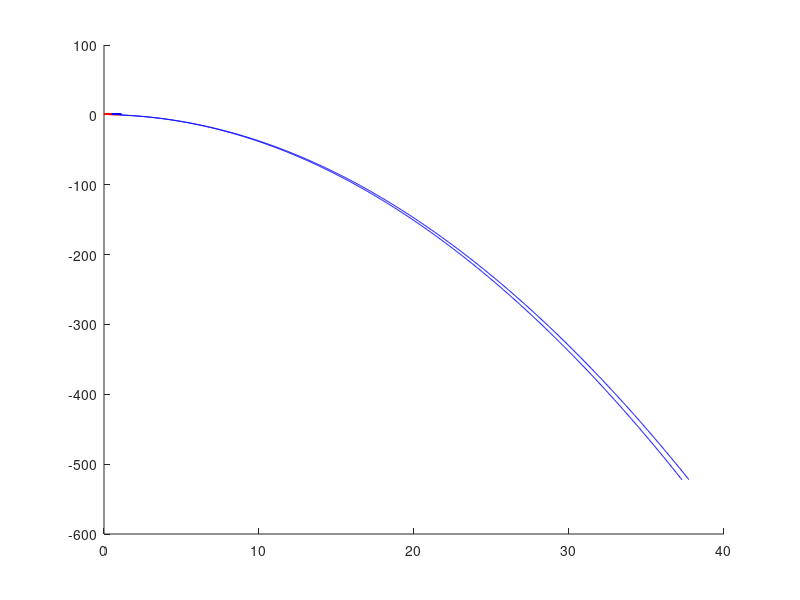
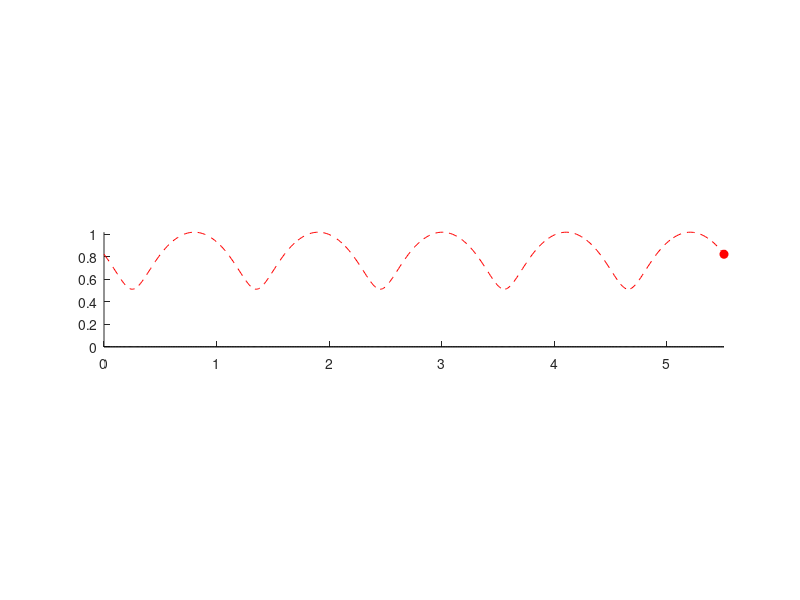
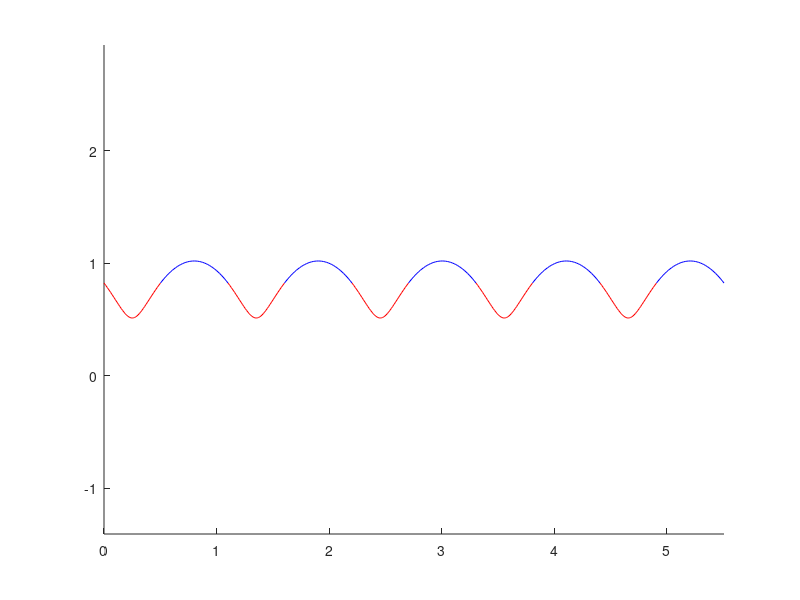

Recreate these plots in MATLAB, in order.
function hop()
    g=9.8;    m=72.5748; L0=.86;
    k=16*72*10*21.5;
    
    vx = 1.5;
    
    N = 1000;      % Number of Samples
    tSim = 10;     % Max Sim time
    
    tdPos = [];
    tdAng = pi/6;
    
    tStanceDes = .35*.45; % .35s estimated from paper
    tFlightDes = .35*.55;
    %tStanceDes = 0.2633;
    %tFlightDes = 0.2633/.45*.55;
    
    % for 3.5 m/s
    %tStanceDes=.225;
    %tFlightDes=.225/.64*(1-.64);
    
    % for 2.6 m/s
    tStanceDes=.4;
    tFlightDes=.4;
    
    
    figure(1)
    clf;
    hold on;
    global zs foots
    
    function dz = flightDynamics(t,z)
       dz = z;
       x = z(1); xdot = z(2);
       y = z(3); ydot = z(4);
       dz(1) = xdot;
       dz(2) = 0;
       
       dz(3) = ydot;
       dz(4) = -g;
    end
    function [value isterminal direction] = flightEvents(t,z)
       value = z(3)-L0*cos(tdAng);
       isterminal = 1;	direction = -1;
    end
    function dz  = stanceDynamics(t,z)
       dz = z;
       x = z(1); xdot = z(2);
       y = z(3); ydot = z(4);
       
       len = norm([x-tdPos(1) y]);
       dz(1) = xdot;
       dz(2) = 1/m * ( k * (L0 - len) * (x-tdPos(1)) / len);
       
       dz(3) = ydot;
       dz(4) = -g + 1/m * ( k * (L0 - len) * y / len);
    end
    function [value isterminal direction] = stanceEvents(t,z)
       x = z(1); xdot = z(2);
       y = z(3); ydot = z(4);
       
       len = norm([x-tdPos(1) y]);
       value = len-L0;
       isterminal = 1;	direction = +1;
    end

    function [t_out z_out foot_out tf zf en loTime] = simulatePeriod(t0,params,x0)
        flightOptions = odeset('Events',@flightEvents,'AbsTol',1e-9,'RelTol',1e-9);
        stanceOptions = odeset('Events',@stanceEvents,'AbsTol',1e-9,'RelTol',1e-9); 
        
        xorig = 0;
        if nargin==3
            xorig = x0;
        end
        

        z0 = [xorig vx L0*cos(params(1)) params(2)];  
        k = params(3);
        tdAng = params(1);
        
        
        en = [];
        tspan = linspace(t0,t0+tSim,N);
        tdPos = [z0(1)+z0(3)*tan(tdAng) 0];
        %tdPos = [z0(1)+L0*sin(tdAng) z0(3)-L0*cos(tdAng)];
        
        % Simulation Stance
        [t z tf zf] = ode45(@stanceDynamics,tspan,z0,stanceOptions);
        leg = z(:,[1 3]) - ones(length(t),1)*tdPos;
        
        if nargout == 7
            loTime = tf;
        end
                    
        vel = z(:,[2 4]);
        en = m*g*z(:,3) + 1/2 * k * (sqrt(sum(leg.^2,2))-L0).^2 + 1/2*m*sum(vel.^2,2);
        foot = ones(length(z(:,1)),1)*tdPos;
        
        plot(z(:,1),z(:,3),'r');
        %plot(z(:,1),sqrt(L0^2-(z(:,1)-tdPos(1)).^2),'k--')
        
        z_out = z;
        t_out = t;
        foot_out = foot;
        
        if length(tf) == 0
            'break after stance'
            return;
        end
        
        tspan = linspace(tf,tf+tSim,N);
        [t z tf zf] = ode45(@flightDynamics,tspan,zf,flightOptions);
        foot = [z(:,1)+L0*sin(tdAng) z(:,3)-L0*cos(tdAng)];
        
        vel = z(:,[2 4]);
        en2 = m*g*z(:,3) + 1/2*m*(z(:,2).^2 + z(:,4).^2);
        en = [en ; en2];
        
        plot(z(:,1),z(:,3),'b');
        %plot([z(1,1) z(end,1)],[L0*cos(tdAng) L0*cos(tdAng)],'k--')
        
        t_out = [t_out ; t];
        z_out = [z_out ; z];
        foot_out = [ foot_out ; foot]; 
    end
    function output = periodResidual(params)
        [t z foot tf zf en loTime] = simulatePeriod(0,params);
        output = [0 0 0 0];
        if length(tf)==0
            output(1) = vx - z(end,2);
            output(2) = params(2) - z(end,4);
            output(3) = loTime - tStanceDes;
            output(4) = (t(end)-loTime) - tFlightDes;
        else
            output(1) = vx - z(end,2);
            output(2) = params(2) - z(end,4);
            
            output(3) = loTime - tStanceDes;
            
            
            output(4) = (tf-loTime) - tFlightDes;
        end
    end
    
    %% Initial guesses
    % z0initial = [0 3.5	L0*cos(tdAng)	-0.424237]'; % Cycle (a) stable run like cycle 
    % z0initial = [0 1.5  L0*cos(tdAng) -1.8]';        % Cycle (b) Unstable high cycle 
    
    % Other Limit Cycles
    % z0initial = [0 1.5  L0*cos(tdAng) -.8]'; % unstable cycle
    % z0initial = [0 3    0.8660   0]';     %  vert unstable cycle low
    % z0initial = [0 .3  L0*cos(tdAng) -.2]'; % another stable cycle X
   
    paramsInitial = [pi/6 -1.459228 16*72*10];
     
    paramsInitial = [.19 -1.2250 6.6683e+04]
    
    %% Find Orbit
    params0 = paramsInitial;
    options = optimset('display','iter');
    [params resnorm res] = lsqnonlin(@periodResidual,params0,[pi/20,-inf,16*72*2],[pi/4,-.1,16*72*100*21.5],options);
    res
    ang = params(1)
    vy = params(2)
    k = params(3)
    [t z foot tf zf] = simulatePeriod(0,params);
    zf
    
    params
    
    [t z foot tf zf] = simulatePeriod(0,params);    
    
    %% Optional Distrubance

    z0 = zf;
    z0(1) = 0;
    x0 = 0;
    %zf = z0;    
    tf = 0;
    foot0 = [z0(1)+L0*sin(tdAng) z0(3)-L0*cos(tdAng)];
    
	J = 5;         % Number of Jumps
    ts = []; zs = []; ens = [];
    
    
    figure(15); clf; hold on; axis equal
    
    %% Simulate Multiple Steps
    foots = [];
    tfs=[];
    los=[];
    for i = 1:J
        
        [t z foot tf zf energy lo] = simulatePeriod(tf,params,x0);
        x0 = zf(1);
        tfs=[tfs tf];
        los=[los lo];
        ts = [ts ; t]; zs = [zs ; z]; foots = [foots ; foot];
        ens = [ens ; energy];
        if length(tf) == 0
            'break after sim'
            break;
        end
        %fprintf(1,'%f\t',zf);
        %fprintf(1,'\n');
    end
    
    fprintf(1,'\n');
    fprintf(1,'%f\t',z0);
    fprintf(1,'\n');
    
    tic
        %% Hopping Animation
	figure(2); clf; hold on;
    hOA = plot([z0(1) z0(3)],[foot0(1) foot0(2)],'r');
    hA = plot(z0(1),z0(3),'ro');
    hHist = plot(z0(1),z0(3),'r--');
    axis equal;
    axis([0 max(zs(:,1)) 0 max(zs(:,3))]); 
    set(hA,'markerfacecolor','r');
    startTime = cputime;
    for i = 1:1:length(ts)
        set(hOA,'ydata',[zs(i,3) foots(i,2)],'xdata',[zs(i,1) foots(i,1)]);
        set(hA,'ydata',zs(i,3),'xdata',zs(i,1));
        set(hHist,'ydata',zs(1:i,3),'xdata',zs(1:i,1));
        %while (cputime-startTime) < ts(i)
            pause(.00001);
        %end
    end
    toc
    ts(end)


     
    %% Point Mass Trajectory
    plot(zs(:,1),0*zs(:,1),'k');
    axis([0 max(zs(:,1)) 0 max(zs(:,3))]); 
    
    %% Energy Plot    
%     figure(4)
%     title('Energy');
%     plot(ts,ens)
Stiffness = params(3);
vx = vx;
Stance = los(1);
Period = tfs(1);
DutyFactor = Stance/Period/2;
Length = Period*vx;

fprintf(1,'theta=\t%f\t=%f deg\n',ang,ang*180/pi);
fprintf(1,'K = \t%f\n',Stiffness);
fprintf(1,'Vx = \t%f\n',vx);
fprintf(1,'Vy = \t%f\n',vy);
fprintf(1,'T  = \t%f\n',Period);
fprintf(1,'Cad  = \t%f\n',60/Period);
fprintf(1,'t_c = \t%f\n',Stance);
fprintf(1,'DF = \t%f\n',DutyFactor);
fprintf(1,'SL = \t%f\n',Length);
fprintf(1,'hMax = \t%f\n',max(zs(:,3)));

fprintf(1,'px = \t%f\n',L0*sin(ang));
fprintf(1,'py = \t%f\n',-L0*cos(ang));



    
    
end